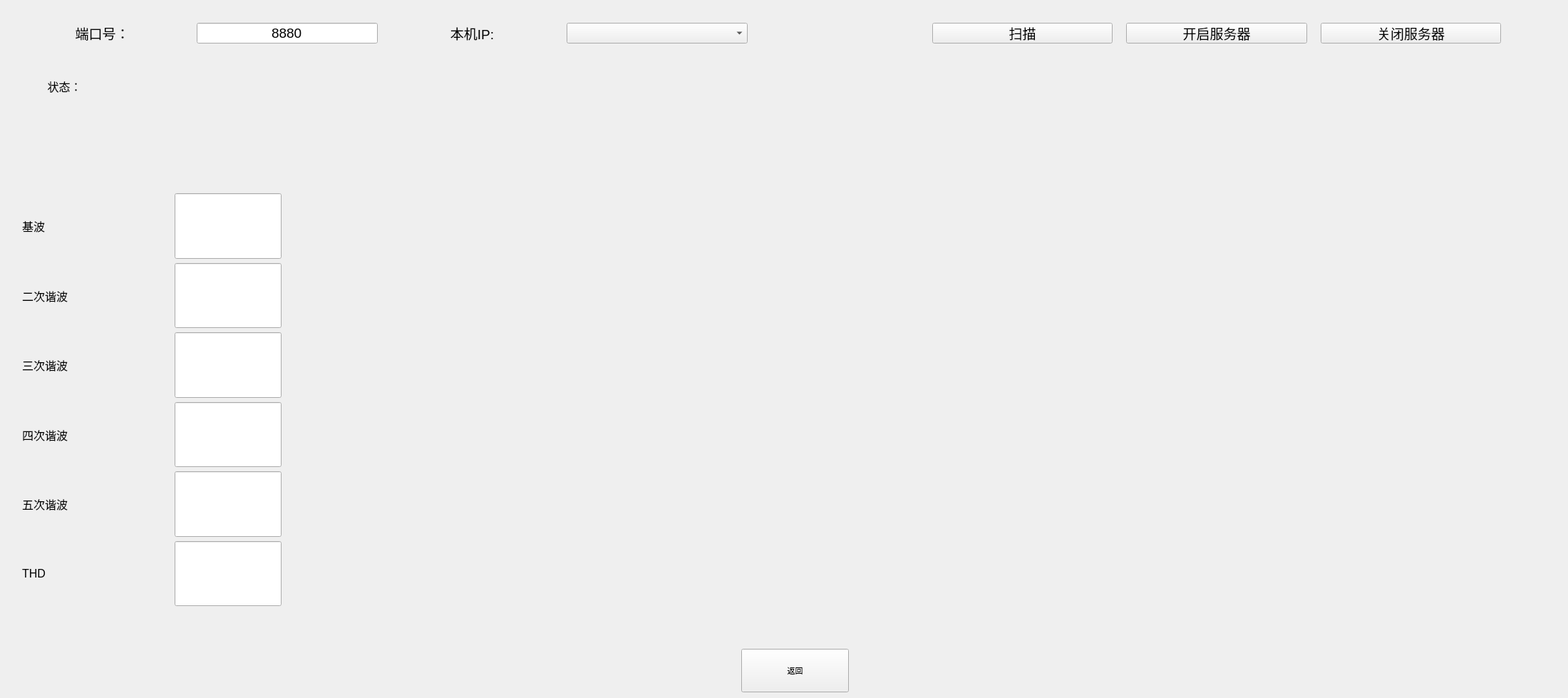
<?xml version="1.0" encoding="UTF-8"?>
<ui version="4.0">
 <class>Widget</class>
 <widget class="QWidget" name="Widget">
  <property name="geometry">
   <rect>
    <x>0</x>
    <y>0</y>
    <width>2200</width>
    <height>979</height>
   </rect>
  </property>
  <property name="font">
   <font>
    <pointsize>8</pointsize>
   </font>
  </property>
  <property name="windowTitle">
   <string>Widget</string>
  </property>
  <property name="layoutDirection">
   <enum>Qt::LeftToRight</enum>
  </property>
  <widget class="QLabel" name="label_3">
   <property name="geometry">
    <rect>
     <x>20</x>
     <y>80</y>
     <width>141</width>
     <height>81</height>
    </rect>
   </property>
   <property name="font">
    <font>
     <pointsize>12</pointsize>
    </font>
   </property>
   <property name="text">
    <string>状态：</string>
   </property>
   <property name="alignment">
    <set>Qt::AlignCenter</set>
   </property>
  </widget>
  <widget class="QLabel" name="label_show">
   <property name="geometry">
    <rect>
     <x>30</x>
     <y>160</y>
     <width>331</width>
     <height>41</height>
    </rect>
   </property>
   <property name="font">
    <font>
     <pointsize>14</pointsize>
    </font>
   </property>
   <property name="text">
    <string/>
   </property>
   <property name="alignment">
    <set>Qt::AlignCenter</set>
   </property>
  </widget>
  <widget class="QPushButton" name="pushButton">
   <property name="geometry">
    <rect>
     <x>1040</x>
     <y>910</y>
     <width>151</width>
     <height>61</height>
    </rect>
   </property>
   <property name="sizePolicy">
    <sizepolicy hsizetype="Minimum" vsizetype="Minimum">
     <horstretch>0</horstretch>
     <verstretch>0</verstretch>
    </sizepolicy>
   </property>
   <property name="text">
    <string>返回</string>
   </property>
  </widget>
  <widget class="QChartView" name="widget_2" native="true">
   <property name="geometry">
    <rect>
     <x>430</x>
     <y>100</y>
     <width>1721</width>
     <height>801</height>
    </rect>
   </property>
   <property name="sizePolicy">
    <sizepolicy hsizetype="Expanding" vsizetype="Expanding">
     <horstretch>0</horstretch>
     <verstretch>0</verstretch>
    </sizepolicy>
   </property>
   <property name="minimumSize">
    <size>
     <width>0</width>
     <height>250</height>
    </size>
   </property>
   <property name="font">
    <font>
     <pointsize>1</pointsize>
    </font>
   </property>
  </widget>
  <widget class="QWidget" name="layoutWidget">
   <property name="geometry">
    <rect>
     <x>6</x>
     <y>21</y>
     <width>2111</width>
     <height>51</height>
    </rect>
   </property>
   <layout class="QHBoxLayout" name="horizontalLayout_7">
    <item>
     <widget class="QLabel" name="label">
      <property name="sizePolicy">
       <sizepolicy hsizetype="Expanding" vsizetype="Minimum">
        <horstretch>0</horstretch>
        <verstretch>0</verstretch>
       </sizepolicy>
      </property>
      <property name="maximumSize">
       <size>
        <width>16777215</width>
        <height>16777215</height>
       </size>
      </property>
      <property name="font">
       <font>
        <pointsize>14</pointsize>
       </font>
      </property>
      <property name="text">
       <string>端口号：</string>
      </property>
      <property name="alignment">
       <set>Qt::AlignCenter</set>
      </property>
     </widget>
    </item>
    <item>
     <widget class="QLineEdit" name="lineEdit_Port">
      <property name="sizePolicy">
       <sizepolicy hsizetype="Expanding" vsizetype="Minimum">
        <horstretch>0</horstretch>
        <verstretch>0</verstretch>
       </sizepolicy>
      </property>
      <property name="minimumSize">
       <size>
        <width>0</width>
        <height>0</height>
       </size>
      </property>
      <property name="maximumSize">
       <size>
        <width>16777215</width>
        <height>16777215</height>
       </size>
      </property>
      <property name="font">
       <font>
        <pointsize>14</pointsize>
       </font>
      </property>
      <property name="text">
       <string>8880</string>
      </property>
      <property name="alignment">
       <set>Qt::AlignCenter</set>
      </property>
     </widget>
    </item>
    <item>
     <widget class="QLabel" name="label_2">
      <property name="sizePolicy">
       <sizepolicy hsizetype="Expanding" vsizetype="Minimum">
        <horstretch>0</horstretch>
        <verstretch>0</verstretch>
       </sizepolicy>
      </property>
      <property name="maximumSize">
       <size>
        <width>16777215</width>
        <height>16777215</height>
       </size>
      </property>
      <property name="font">
       <font>
        <pointsize>14</pointsize>
       </font>
      </property>
      <property name="text">
       <string>本机IP:</string>
      </property>
      <property name="alignment">
       <set>Qt::AlignCenter</set>
      </property>
     </widget>
    </item>
    <item>
     <widget class="QComboBox" name="lineEdit_IP">
      <property name="enabled">
       <bool>true</bool>
      </property>
      <property name="sizePolicy">
       <sizepolicy hsizetype="Expanding" vsizetype="Minimum">
        <horstretch>0</horstretch>
        <verstretch>0</verstretch>
       </sizepolicy>
      </property>
      <property name="minimumSize">
       <size>
        <width>250</width>
        <height>0</height>
       </size>
      </property>
      <property name="font">
       <font>
        <pointsize>14</pointsize>
       </font>
      </property>
      <property name="layoutDirection">
       <enum>Qt::LeftToRight</enum>
      </property>
     </widget>
    </item>
    <item>
     <spacer name="horizontalSpacer_3">
      <property name="orientation">
       <enum>Qt::Horizontal</enum>
      </property>
      <property name="sizeHint" stdset="0">
       <size>
        <width>18</width>
        <height>20</height>
       </size>
      </property>
     </spacer>
    </item>
    <item>
     <widget class="QPushButton" name="Scan">
      <property name="sizePolicy">
       <sizepolicy hsizetype="Expanding" vsizetype="Minimum">
        <horstretch>0</horstretch>
        <verstretch>0</verstretch>
       </sizepolicy>
      </property>
      <property name="font">
       <font>
        <pointsize>14</pointsize>
       </font>
      </property>
      <property name="text">
       <string>扫描</string>
      </property>
     </widget>
    </item>
    <item>
     <spacer name="horizontalSpacer">
      <property name="orientation">
       <enum>Qt::Horizontal</enum>
      </property>
      <property name="sizeType">
       <enum>QSizePolicy::Preferred</enum>
      </property>
      <property name="sizeHint" stdset="0">
       <size>
        <width>13</width>
        <height>17</height>
       </size>
      </property>
     </spacer>
    </item>
    <item>
     <widget class="QPushButton" name="pushButton_Open">
      <property name="sizePolicy">
       <sizepolicy hsizetype="Expanding" vsizetype="Minimum">
        <horstretch>0</horstretch>
        <verstretch>0</verstretch>
       </sizepolicy>
      </property>
      <property name="font">
       <font>
        <pointsize>14</pointsize>
       </font>
      </property>
      <property name="text">
       <string>开启服务器</string>
      </property>
     </widget>
    </item>
    <item>
     <spacer name="horizontalSpacer_2">
      <property name="orientation">
       <enum>Qt::Horizontal</enum>
      </property>
      <property name="sizeType">
       <enum>QSizePolicy::Preferred</enum>
      </property>
      <property name="sizeHint" stdset="0">
       <size>
        <width>13</width>
        <height>17</height>
       </size>
      </property>
     </spacer>
    </item>
    <item>
     <widget class="QPushButton" name="pushButton_Close">
      <property name="sizePolicy">
       <sizepolicy hsizetype="Expanding" vsizetype="Minimum">
        <horstretch>0</horstretch>
        <verstretch>0</verstretch>
       </sizepolicy>
      </property>
      <property name="font">
       <font>
        <pointsize>14</pointsize>
       </font>
      </property>
      <property name="text">
       <string>关闭服务器</string>
      </property>
     </widget>
    </item>
   </layout>
  </widget>
  <widget class="QWidget" name="layoutWidget">
   <property name="geometry">
    <rect>
     <x>20</x>
     <y>260</y>
     <width>386</width>
     <height>601</height>
    </rect>
   </property>
   <layout class="QVBoxLayout" name="verticalLayout">
    <item>
     <layout class="QHBoxLayout" name="horizontalLayout">
      <item>
       <widget class="QLabel" name="label_16">
        <property name="font">
         <font>
          <pointsize>12</pointsize>
         </font>
        </property>
        <property name="text">
         <string>基波</string>
        </property>
        <property name="alignment">
         <set>Qt::AlignCenter</set>
        </property>
       </widget>
      </item>
      <item>
       <spacer name="horizontalSpacer_6">
        <property name="orientation">
         <enum>Qt::Horizontal</enum>
        </property>
        <property name="sizeHint" stdset="0">
         <size>
          <width>17</width>
          <height>17</height>
         </size>
        </property>
       </spacer>
      </item>
      <item>
       <widget class="QLineEdit" name="lineEdit">
        <property name="sizePolicy">
         <sizepolicy hsizetype="Maximum" vsizetype="Expanding">
          <horstretch>0</horstretch>
          <verstretch>0</verstretch>
         </sizepolicy>
        </property>
        <property name="minimumSize">
         <size>
          <width>150</width>
          <height>30</height>
         </size>
        </property>
        <property name="maximumSize">
         <size>
          <width>150</width>
          <height>16777215</height>
         </size>
        </property>
        <property name="font">
         <font>
          <pointsize>14</pointsize>
         </font>
        </property>
        <property name="alignment">
         <set>Qt::AlignCenter</set>
        </property>
        <property name="readOnly">
         <bool>true</bool>
        </property>
       </widget>
      </item>
     </layout>
    </item>
    <item>
     <layout class="QHBoxLayout" name="horizontalLayout_2">
      <item>
       <widget class="QLabel" name="label_11">
        <property name="font">
         <font>
          <pointsize>12</pointsize>
         </font>
        </property>
        <property name="text">
         <string>二次谐波</string>
        </property>
        <property name="alignment">
         <set>Qt::AlignCenter</set>
        </property>
       </widget>
      </item>
      <item>
       <spacer name="horizontalSpacer_7">
        <property name="orientation">
         <enum>Qt::Horizontal</enum>
        </property>
        <property name="sizeHint" stdset="0">
         <size>
          <width>17</width>
          <height>17</height>
         </size>
        </property>
       </spacer>
      </item>
      <item>
       <widget class="QLineEdit" name="lineEdit_2">
        <property name="sizePolicy">
         <sizepolicy hsizetype="Maximum" vsizetype="Expanding">
          <horstretch>0</horstretch>
          <verstretch>0</verstretch>
         </sizepolicy>
        </property>
        <property name="minimumSize">
         <size>
          <width>150</width>
          <height>30</height>
         </size>
        </property>
        <property name="maximumSize">
         <size>
          <width>150</width>
          <height>16777215</height>
         </size>
        </property>
        <property name="font">
         <font>
          <pointsize>14</pointsize>
         </font>
        </property>
        <property name="alignment">
         <set>Qt::AlignCenter</set>
        </property>
        <property name="readOnly">
         <bool>true</bool>
        </property>
       </widget>
      </item>
     </layout>
    </item>
    <item>
     <layout class="QHBoxLayout" name="horizontalLayout_6">
      <item>
       <widget class="QLabel" name="label_12">
        <property name="font">
         <font>
          <pointsize>12</pointsize>
         </font>
        </property>
        <property name="text">
         <string>三次谐波</string>
        </property>
        <property name="alignment">
         <set>Qt::AlignCenter</set>
        </property>
       </widget>
      </item>
      <item>
       <spacer name="horizontalSpacer_8">
        <property name="orientation">
         <enum>Qt::Horizontal</enum>
        </property>
        <property name="sizeHint" stdset="0">
         <size>
          <width>17</width>
          <height>17</height>
         </size>
        </property>
       </spacer>
      </item>
      <item>
       <widget class="QLineEdit" name="lineEdit_3">
        <property name="sizePolicy">
         <sizepolicy hsizetype="Maximum" vsizetype="Expanding">
          <horstretch>0</horstretch>
          <verstretch>0</verstretch>
         </sizepolicy>
        </property>
        <property name="minimumSize">
         <size>
          <width>150</width>
          <height>30</height>
         </size>
        </property>
        <property name="maximumSize">
         <size>
          <width>150</width>
          <height>16777215</height>
         </size>
        </property>
        <property name="font">
         <font>
          <pointsize>14</pointsize>
         </font>
        </property>
        <property name="alignment">
         <set>Qt::AlignCenter</set>
        </property>
        <property name="readOnly">
         <bool>true</bool>
        </property>
       </widget>
      </item>
     </layout>
    </item>
    <item>
     <layout class="QHBoxLayout" name="horizontalLayout_5">
      <item>
       <widget class="QLabel" name="label_13">
        <property name="font">
         <font>
          <pointsize>12</pointsize>
         </font>
        </property>
        <property name="text">
         <string>四次谐波</string>
        </property>
        <property name="alignment">
         <set>Qt::AlignCenter</set>
        </property>
       </widget>
      </item>
      <item>
       <spacer name="horizontalSpacer_9">
        <property name="orientation">
         <enum>Qt::Horizontal</enum>
        </property>
        <property name="sizeHint" stdset="0">
         <size>
          <width>17</width>
          <height>17</height>
         </size>
        </property>
       </spacer>
      </item>
      <item>
       <widget class="QLineEdit" name="lineEdit_4">
        <property name="sizePolicy">
         <sizepolicy hsizetype="Maximum" vsizetype="Expanding">
          <horstretch>0</horstretch>
          <verstretch>0</verstretch>
         </sizepolicy>
        </property>
        <property name="minimumSize">
         <size>
          <width>150</width>
          <height>30</height>
         </size>
        </property>
        <property name="maximumSize">
         <size>
          <width>150</width>
          <height>16777215</height>
         </size>
        </property>
        <property name="font">
         <font>
          <pointsize>14</pointsize>
         </font>
        </property>
        <property name="alignment">
         <set>Qt::AlignCenter</set>
        </property>
        <property name="readOnly">
         <bool>true</bool>
        </property>
       </widget>
      </item>
     </layout>
    </item>
    <item>
     <layout class="QHBoxLayout" name="horizontalLayout_4">
      <item>
       <widget class="QLabel" name="label_14">
        <property name="font">
         <font>
          <pointsize>12</pointsize>
         </font>
        </property>
        <property name="text">
         <string>五次谐波</string>
        </property>
        <property name="alignment">
         <set>Qt::AlignCenter</set>
        </property>
       </widget>
      </item>
      <item>
       <spacer name="horizontalSpacer_10">
        <property name="orientation">
         <enum>Qt::Horizontal</enum>
        </property>
        <property name="sizeHint" stdset="0">
         <size>
          <width>17</width>
          <height>17</height>
         </size>
        </property>
       </spacer>
      </item>
      <item>
       <widget class="QLineEdit" name="lineEdit_5">
        <property name="sizePolicy">
         <sizepolicy hsizetype="Maximum" vsizetype="Expanding">
          <horstretch>0</horstretch>
          <verstretch>0</verstretch>
         </sizepolicy>
        </property>
        <property name="minimumSize">
         <size>
          <width>150</width>
          <height>30</height>
         </size>
        </property>
        <property name="maximumSize">
         <size>
          <width>150</width>
          <height>16777215</height>
         </size>
        </property>
        <property name="font">
         <font>
          <pointsize>14</pointsize>
         </font>
        </property>
        <property name="alignment">
         <set>Qt::AlignCenter</set>
        </property>
       </widget>
      </item>
     </layout>
    </item>
    <item>
     <layout class="QHBoxLayout" name="horizontalLayout_3">
      <item>
       <widget class="QLabel" name="label_15">
        <property name="font">
         <font>
          <pointsize>12</pointsize>
         </font>
        </property>
        <property name="text">
         <string>THD</string>
        </property>
        <property name="alignment">
         <set>Qt::AlignCenter</set>
        </property>
       </widget>
      </item>
      <item>
       <spacer name="horizontalSpacer_11">
        <property name="orientation">
         <enum>Qt::Horizontal</enum>
        </property>
        <property name="sizeHint" stdset="0">
         <size>
          <width>17</width>
          <height>17</height>
         </size>
        </property>
       </spacer>
      </item>
      <item>
       <widget class="QLineEdit" name="lineEdit_6">
        <property name="sizePolicy">
         <sizepolicy hsizetype="Maximum" vsizetype="Expanding">
          <horstretch>0</horstretch>
          <verstretch>0</verstretch>
         </sizepolicy>
        </property>
        <property name="minimumSize">
         <size>
          <width>150</width>
          <height>30</height>
         </size>
        </property>
        <property name="maximumSize">
         <size>
          <width>150</width>
          <height>16777215</height>
         </size>
        </property>
        <property name="font">
         <font>
          <pointsize>14</pointsize>
         </font>
        </property>
        <property name="text">
         <string/>
        </property>
        <property name="alignment">
         <set>Qt::AlignCenter</set>
        </property>
       </widget>
      </item>
     </layout>
    </item>
   </layout>
  </widget>
 </widget>
 <layoutdefault spacing="6" margin="11"/>
 <customwidgets>
  <customwidget>
   <class>QChartView</class>
   <extends>QWidget</extends>
   <header location="global">qchartview.h</header>
   <container>1</container>
  </customwidget>
 </customwidgets>
 <resources/>
 <connections/>
</ui>
